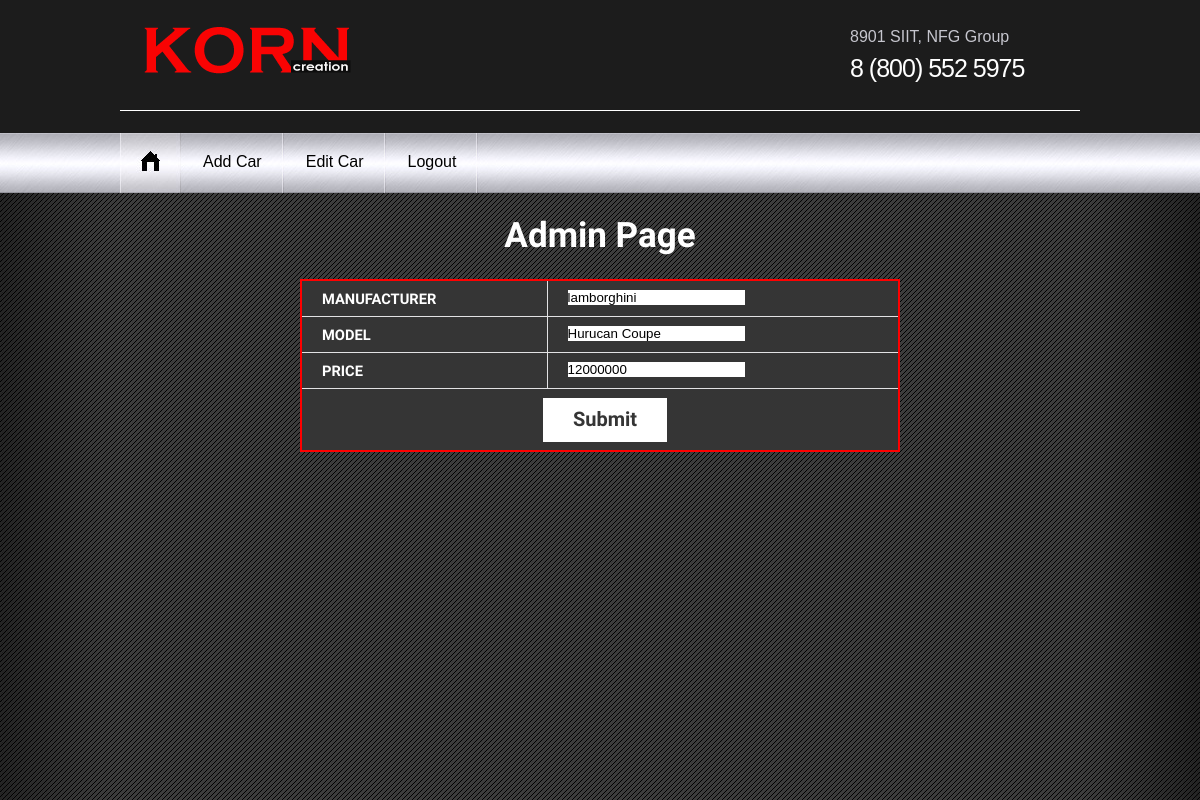
/edit_car.php?id=2, run on the app's committed database.
### tables this page shows
CREATE TABLE `car_model` (
  `CAR_ID` int(11) NOT NULL,
  `MANUFACTURER` varchar(255) NOT NULL,
  `MODEL` varchar(255) NOT NULL,
  `PRICE` int(11) NOT NULL,
  `DISABLE`int(11) NOT NULL
);

### edit_car.php (the view, shortened to what this page needs)
<?php
  require_once('connect.php');
  $page = $_GET['page'];
?>
<html lang="en">
<head>
<link rel="stylesheet" type="text/css" media="screen" href="css/reset.css">
<link rel="stylesheet" type="text/css" media="screen" href="css/style.css">
</head>
<body>
<div class="bg">
  <header>
    <div class="main wrap">
      <h1><a href="index.html"><img src="images/logo.png" alt=""></a></h1>
        <p>8901 SIIT, NFG Group <span>8 (800) 552 5975</span></p>
    </div>
    <div class="staff">
    </div>
    <nav>
      <ul class="menu">
        <li><a href="index.html" class="home"><img src="images/home.jpg" alt=""></a></li>
        <li <?php if($page=='add'){echo "class='current'";} ?>><a href="admin.php?page=add">Add Car</a></li>
        <li <?php if($page=='edit'){echo "class='current'";} ?>><a href="admin.php?page=edit">Edit Car</a></li>
        <li><a href="logout.php">Logout</a></li>
      </ul>
    </nav>
  </header>
<br>
<body>
<h3 style="font-size:35px; line-height:42px; color:white; font-weight:bold; font-family: 'Open Sans Condensed', sans-serif;
text-align: center;">Admin Page</h3><br>
  <?php
  if(isset($_GET['id'])){
    $id = $_GET['id'];
    $q = "SELECT * FROM car_model WHERE CAR_ID = $id";
    $result = $mysqli->query($q);
    $row = $result->fetch_array();
    echo
    '<style type="text/css">
    table{font-family: "Open Sans Condensed", sans-serif; color:white; font-size: 11pt; font-style: normal; align:center; margin-left:auto; margin-right:auto; width:600px;
    text-align:; background-color: #353535; border-collapse: collapse; border: 2px solid red}
    table.inner{border: 0px}*/
    </style>
    <div class="main_content">
    <form action="edit_car.php" method="POST">
    <table class="add_table" align="center" cellpadding = "10">
    <tr><td>manufacturer</td><td><input type="text" name="manufacturer" value="'.$row["MANUFACTURER"].'"></td><tr>
    <tr><td>model</td><td><input type="text" name="model" value="'.$row["MODEL"].'"></td><tr>
    <tr><td>price</td><td><input type="text" name="price" value="'.$row["PRICE"].'"></td><tr>
    <tr><td colspan="2" align="center"><input type="submit" class="button-2" value="Submit">
    </td></tr></table></div><input type="hidden" name="edit_id" value="'.$id.'"';
  }
  ?>
</html>

### css/style.css (style rules this page uses)
html { height:100%; }
html, body { width:100%; padding:0; margin:0; }
body { font: 11px/22px Arial, Helvetica, sans-serif; color:#000; min-width:998px; background: url(../images/body-bg.jpg) center 0 repeat #1c1c1c; height:100%; }
.bg { background: url(../images/bg.jpg) center 0 repeat-y; width:100%; min-height:100%; }
.main { width:960px; margin:0 auto; }
a { text-decoration:none; cursor:pointer;text-decoration:none; }
.button-2 { background:#fff; display:inline-block; font-size:20px; line-height:25px; color:#353535; font-weight:bold; font-family: 'Open Sans Condensed', sans-serif; padding:9px 30px 10px 30px; }
ul { margin:0; padding:0;list-style-image:none; }
.wrap { overflow:hidden; position:relative }
header { width:100%; background:#1c1c1c; }
h1 { display:inline-block; z-index:111; float:left; padding:27px 0 0 21px; margin: 0; }
header p { float:right; width:230px; overflow:hidden; font:16px/20px Tahoma, Geneva, sans-serif; color:#c6c6ce; padding:27px 0 27px 0; margin: 0; }
header p>span { display:block; color:#fff; font-size:25px; line-height:30px; margin-top:6px;letter-spacing:-1px; }
.staff { display:block; height: 22px; width:960px; margin:0 auto; color: white !important; font-size: 14px !important; border-top: 1px solid white; }
nav { display:block; z-index:1111; position:relative; background:url(../images/header.jpg) 0 bottom repeat-x; }
ul.menu { display:block; width:960px; margin:0 auto; }
ul.menu li { float:left; display:block; height:60px; text-align:center; background:url(../images/li.jpg) right 0 no-repeat; }
ul.menu li:first-child { background:transparent; }
ul.menu li a.home { background:url(../images/home.jpg) 0 0 no-repeat;width:61px; height:60px; display:block; padding:0 !important; }
ul.menu li a { font:16px/20px Tahoma, Geneva, sans-serif; color:#000; display:block; padding:19px 22px 21px 22px; overflow:hidden; }
.main_content { color:white; }
table { background:#fff; text-transform:uppercase; }
table td, table th { border:#e2e2e4 1px solid; border-collapse:collapse; }
table td { padding:9px 10px 8px 20px; }
table td:first-child { font-weight:bold; }
.add_table { margin: 0 auto; }

### edit_car.php (style rules this page uses)
table { font-family: "Open Sans Condensed", sans-serif; color:white; font-size: 11pt; font-style: normal; align:center; margin-left:auto; margin-right:auto; width:600px; text-align:; background-color: #353535; border-collapse: collapse; border: 2px solid red }

### data on the page
car_model: manufacturer "lamborghini", model "Hurucan Coupe", price "12000000"
